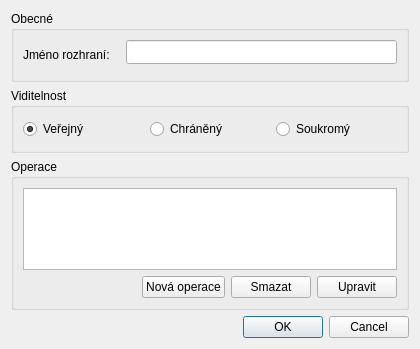
<?xml version="1.0" encoding="UTF-8"?>
<ui version="4.0">
 <class>InterfacePropertiesDialog</class>
 <widget class="QDialog" name="InterfacePropertiesDialog">
  <property name="geometry">
   <rect>
    <x>0</x>
    <y>0</y>
    <width>420</width>
    <height>349</height>
   </rect>
  </property>
  <property name="windowTitle">
   <string>Rozhraní Vlastnosti</string>
  </property>
  <layout class="QGridLayout" name="gridLayout">
   <item row="0" column="0">
    <widget class="QGroupBox" name="generalGroupBox">
     <property name="maximumSize">
      <size>
       <width>16777215</width>
       <height>16777215</height>
      </size>
     </property>
     <property name="title">
      <string>Obecné</string>
     </property>
     <layout class="QGridLayout" name="gridLayout_5">
      <item row="0" column="0" rowspan="2">
       <widget class="QLabel" name="label">
        <property name="text">
         <string>Jméno rozhraní:   </string>
        </property>
       </widget>
      </item>
      <item row="0" column="1">
       <widget class="QLineEdit" name="classNameEdit">
        <property name="sizePolicy">
         <sizepolicy hsizetype="Expanding" vsizetype="Maximum">
          <horstretch>0</horstretch>
          <verstretch>0</verstretch>
         </sizepolicy>
        </property>
        <property name="minimumSize">
         <size>
          <width>0</width>
          <height>24</height>
         </size>
        </property>
        <property name="maximumSize">
         <size>
          <width>16777215</width>
          <height>24</height>
         </size>
        </property>
       </widget>
      </item>
     </layout>
    </widget>
   </item>
   <item row="1" column="0">
    <widget class="QGroupBox" name="visibilityGroupBox">
     <property name="sizePolicy">
      <sizepolicy hsizetype="Preferred" vsizetype="Maximum">
       <horstretch>0</horstretch>
       <verstretch>0</verstretch>
      </sizepolicy>
     </property>
     <property name="maximumSize">
      <size>
       <width>16777215</width>
       <height>16777215</height>
      </size>
     </property>
     <property name="title">
      <string>Viditelnost</string>
     </property>
     <layout class="QGridLayout" name="gridLayout_4">
      <item row="0" column="0">
       <layout class="QHBoxLayout" name="horizontalLayout">
        <item>
         <widget class="QRadioButton" name="visiPublicRadio">
          <property name="sizePolicy">
           <sizepolicy hsizetype="Preferred" vsizetype="Preferred">
            <horstretch>0</horstretch>
            <verstretch>0</verstretch>
           </sizepolicy>
          </property>
          <property name="minimumSize">
           <size>
            <width>0</width>
            <height>24</height>
           </size>
          </property>
          <property name="text">
           <string>Veřejný</string>
          </property>
          <property name="checked">
           <bool>true</bool>
          </property>
         </widget>
        </item>
        <item>
         <widget class="QRadioButton" name="visiProtectedRadio">
          <property name="sizePolicy">
           <sizepolicy hsizetype="Preferred" vsizetype="Preferred">
            <horstretch>0</horstretch>
            <verstretch>0</verstretch>
           </sizepolicy>
          </property>
          <property name="minimumSize">
           <size>
            <width>0</width>
            <height>24</height>
           </size>
          </property>
          <property name="text">
           <string>Chráněný</string>
          </property>
         </widget>
        </item>
        <item>
         <widget class="QRadioButton" name="visiPrivateRadio">
          <property name="sizePolicy">
           <sizepolicy hsizetype="Preferred" vsizetype="Preferred">
            <horstretch>0</horstretch>
            <verstretch>0</verstretch>
           </sizepolicy>
          </property>
          <property name="minimumSize">
           <size>
            <width>0</width>
            <height>24</height>
           </size>
          </property>
          <property name="text">
           <string>Soukromý</string>
          </property>
         </widget>
        </item>
       </layout>
      </item>
     </layout>
    </widget>
   </item>
   <item row="2" column="0">
    <widget class="QGroupBox" name="operationsGroupBox">
     <property name="maximumSize">
      <size>
       <width>16777215</width>
       <height>16777215</height>
      </size>
     </property>
     <property name="title">
      <string>Operace</string>
     </property>
     <layout class="QGridLayout" name="gridLayout_2">
      <item row="0" column="0">
       <layout class="QVBoxLayout" name="verticalLayout_2">
        <item>
         <widget class="QListView" name="operationsView"/>
        </item>
        <item>
         <layout class="QHBoxLayout" name="horizontalLayout_3">
          <item>
           <spacer name="horizontalSpacer_2">
            <property name="orientation">
             <enum>Qt::Horizontal</enum>
            </property>
            <property name="sizeHint" stdset="0">
             <size>
              <width>40</width>
              <height>20</height>
             </size>
            </property>
           </spacer>
          </item>
          <item>
           <widget class="QPushButton" name="newOperationBtn">
            <property name="text">
             <string>Nová operace</string>
            </property>
           </widget>
          </item>
          <item>
           <widget class="QPushButton" name="removeOperationBtn">
            <property name="text">
             <string>Smazat</string>
            </property>
           </widget>
          </item>
          <item>
           <widget class="QPushButton" name="operPropertiesBtn">
            <property name="text">
             <string>Upravit</string>
            </property>
           </widget>
          </item>
         </layout>
        </item>
       </layout>
      </item>
     </layout>
    </widget>
   </item>
   <item row="3" column="0">
    <widget class="QDialogButtonBox" name="buttonBox">
     <property name="orientation">
      <enum>Qt::Horizontal</enum>
     </property>
     <property name="standardButtons">
      <set>QDialogButtonBox::Cancel|QDialogButtonBox::Ok</set>
     </property>
    </widget>
   </item>
  </layout>
 </widget>
 <resources/>
 <connections>
  <connection>
   <sender>buttonBox</sender>
   <signal>accepted()</signal>
   <receiver>InterfacePropertiesDialog</receiver>
   <slot>accept()</slot>
   <hints>
    <hint type="sourcelabel">
     <x>248</x>
     <y>254</y>
    </hint>
    <hint type="destinationlabel">
     <x>157</x>
     <y>274</y>
    </hint>
   </hints>
  </connection>
  <connection>
   <sender>buttonBox</sender>
   <signal>rejected()</signal>
   <receiver>InterfacePropertiesDialog</receiver>
   <slot>reject()</slot>
   <hints>
    <hint type="sourcelabel">
     <x>316</x>
     <y>260</y>
    </hint>
    <hint type="destinationlabel">
     <x>286</x>
     <y>274</y>
    </hint>
   </hints>
  </connection>
 </connections>
</ui>
